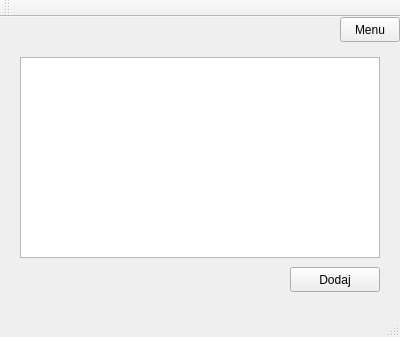
<?xml version="1.0" encoding="UTF-8"?>
<ui version="4.0">
 <class>MainWindow</class>
 <widget class="QMainWindow" name="MainWindow">
  <property name="geometry">
   <rect>
    <x>0</x>
    <y>0</y>
    <width>400</width>
    <height>337</height>
   </rect>
  </property>
  <property name="windowTitle">
   <string>Fiszki</string>
  </property>
  <widget class="QWidget" name="centralWidget">
   <widget class="QStackedWidget" name="stackedWidget">
    <property name="geometry">
     <rect>
      <x>0</x>
      <y>0</y>
      <width>400</width>
      <height>300</height>
     </rect>
    </property>
    <property name="currentIndex">
     <number>3</number>
    </property>
    <widget class="QWidget" name="Menu">
     <widget class="QPushButton" name="addFC_B">
      <property name="geometry">
       <rect>
        <x>25</x>
        <y>100</y>
        <width>150</width>
        <height>50</height>
       </rect>
      </property>
      <property name="text">
       <string>Dodaj fiszkę</string>
      </property>
     </widget>
     <widget class="QPushButton" name="startLearning_B">
      <property name="geometry">
       <rect>
        <x>225</x>
        <y>100</y>
        <width>150</width>
        <height>50</height>
       </rect>
      </property>
      <property name="text">
       <string>Rozpocznij naukę</string>
      </property>
     </widget>
    </widget>
    <widget class="QWidget" name="addFC_C">
     <widget class="QPushButton" name="menu">
      <property name="geometry">
       <rect>
        <x>340</x>
        <y>0</y>
        <width>60</width>
        <height>25</height>
       </rect>
      </property>
      <property name="text">
       <string>Menu</string>
      </property>
     </widget>
     <widget class="QLabel" name="polish_T">
      <property name="geometry">
       <rect>
        <x>160</x>
        <y>85</y>
        <width>80</width>
        <height>20</height>
       </rect>
      </property>
      <property name="layoutDirection">
       <enum>Qt::LeftToRight</enum>
      </property>
      <property name="text">
       <string>Polski</string>
      </property>
      <property name="alignment">
       <set>Qt::AlignCenter</set>
      </property>
     </widget>
     <widget class="QLabel" name="english_T">
      <property name="geometry">
       <rect>
        <x>160</x>
        <y>145</y>
        <width>80</width>
        <height>20</height>
       </rect>
      </property>
      <property name="text">
       <string>Angielski</string>
      </property>
      <property name="alignment">
       <set>Qt::AlignCenter</set>
      </property>
     </widget>
     <widget class="QLineEdit" name="polish_I">
      <property name="geometry">
       <rect>
        <x>100</x>
        <y>60</y>
        <width>200</width>
        <height>25</height>
       </rect>
      </property>
     </widget>
     <widget class="QLineEdit" name="english_I">
      <property name="geometry">
       <rect>
        <x>100</x>
        <y>120</y>
        <width>200</width>
        <height>25</height>
       </rect>
      </property>
     </widget>
     <widget class="QPushButton" name="addNext_B">
      <property name="geometry">
       <rect>
        <x>140</x>
        <y>190</y>
        <width>120</width>
        <height>25</height>
       </rect>
      </property>
      <property name="text">
       <string>Dodaj kolejną</string>
      </property>
     </widget>
     <widget class="QPushButton" name="saveAll_B">
      <property name="geometry">
       <rect>
        <x>140</x>
        <y>235</y>
        <width>120</width>
        <height>25</height>
       </rect>
      </property>
      <property name="text">
       <string>Zapisz wszystkie</string>
      </property>
     </widget>
    </widget>
    <widget class="QWidget" name="startLearning">
     <widget class="QPushButton" name="menu_2">
      <property name="geometry">
       <rect>
        <x>340</x>
        <y>0</y>
        <width>60</width>
        <height>25</height>
       </rect>
      </property>
      <property name="text">
       <string>Menu</string>
      </property>
     </widget>
    </widget>
    <widget class="QWidget" name="collections">
     <widget class="QPushButton" name="menu_3">
      <property name="geometry">
       <rect>
        <x>340</x>
        <y>0</y>
        <width>60</width>
        <height>25</height>
       </rect>
      </property>
      <property name="text">
       <string>Menu</string>
      </property>
     </widget>
     <widget class="QListView" name="listView">
      <property name="geometry">
       <rect>
        <x>20</x>
        <y>40</y>
        <width>360</width>
        <height>201</height>
       </rect>
      </property>
     </widget>
     <widget class="QPushButton" name="addAllFC">
      <property name="geometry">
       <rect>
        <x>290</x>
        <y>250</y>
        <width>90</width>
        <height>25</height>
       </rect>
      </property>
      <property name="text">
       <string>Dodaj</string>
      </property>
     </widget>
    </widget>
   </widget>
  </widget>
  <widget class="QMenuBar" name="menuBar">
   <property name="geometry">
    <rect>
     <x>0</x>
     <y>0</y>
     <width>400</width>
     <height>22</height>
    </rect>
   </property>
  </widget>
  <widget class="QToolBar" name="mainToolBar">
   <attribute name="toolBarArea">
    <enum>TopToolBarArea</enum>
   </attribute>
   <attribute name="toolBarBreak">
    <bool>false</bool>
   </attribute>
  </widget>
  <widget class="QStatusBar" name="statusBar"/>
 </widget>
 <layoutdefault spacing="6" margin="11"/>
 <resources/>
 <connections/>
</ui>
